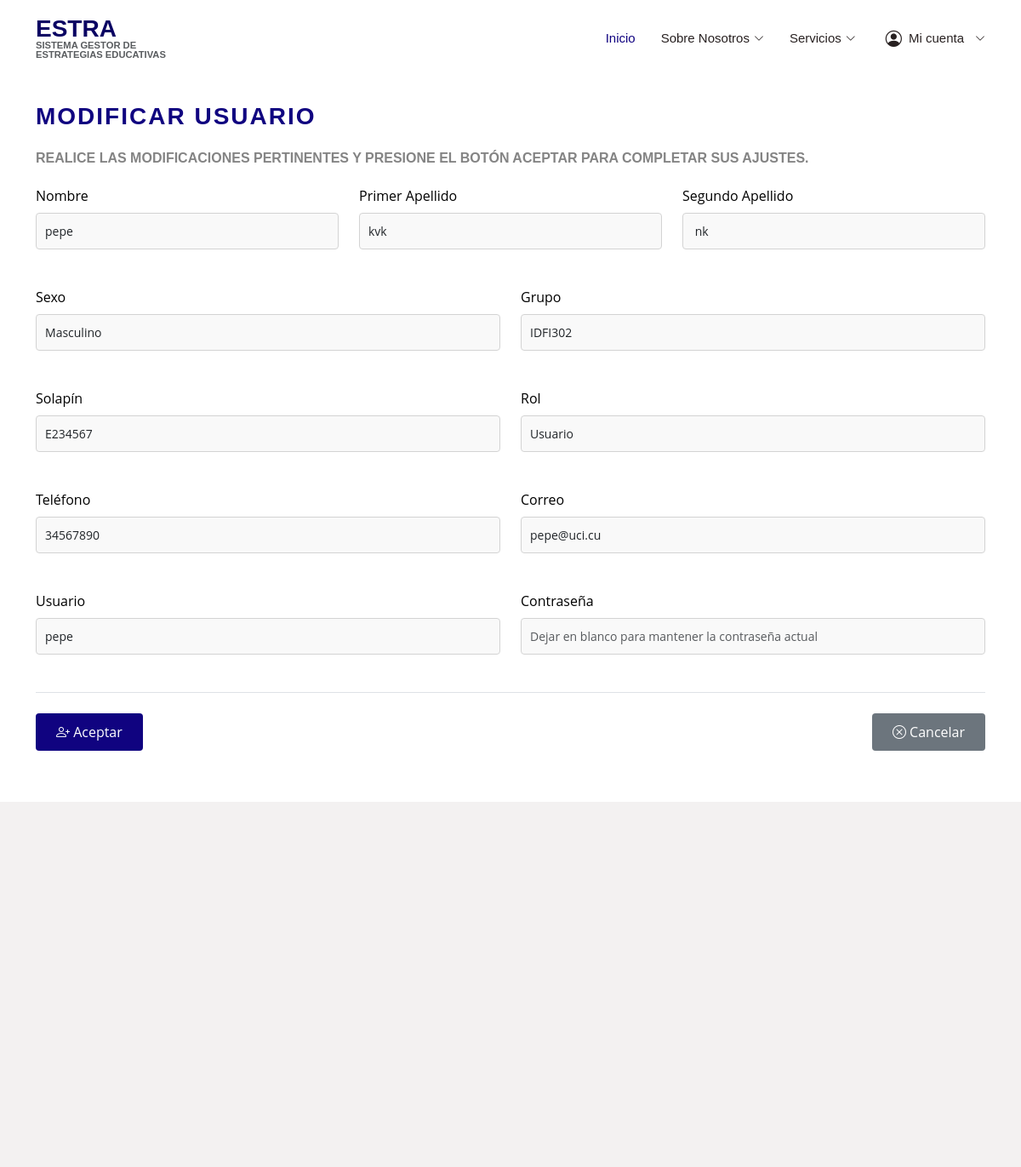
The page /p/modificar/usuario/2/ (signed in) on the database its author committed.
### usuarios/models.py (models this page shows, shortened)
class Usuario(AbstractUser):
    rol_CHOICES = [
        ('profesor_principal', 'Profesor_Principal'),
        ('usuario', 'Usuario'),
    ]
    SEXO_CHOICES = [
        ('masculino', 'Masculino'),
        ('femenino', 'Femenino'),
        ('otro', 'Otro'),
    ]
    rol = models.CharField(max_length=20, choices=rol_CHOICES)
    sexo = models.CharField(max_length=10, choices=SEXO_CHOICES)
    grupo = models.CharField(max_length=50, blank=True, null=True)
    solapin = models.CharField(max_length=10, unique=True)
    telefono = models.CharField(max_length=15, blank=True, null=True)
    second_last_name = models.CharField(max_length=50, blank=True, null=True)
    encuestas_realizadas = models.ManyToManyField(
        'encuestas.Encuesta',
        related_name='usuarios',
        blank=True
    )
    eventos = models.ManyToManyField(
        'eventos.Evento',
        related_name='usuarios',
        blank=True
    )
    def es_profesor(self):
        return self.rol == 'profesor_principal'

### grupos/models.py (models this page shows, shortened)
class Grupo(models.Model):
    ANIO_CHOICES = [
        ('primero', 'Primero'),
        ('segundo', 'Segundo'),
        ('tercero', 'Tercero'),
        ('cuarto', 'Cuarto'),
    ]
    nombre = models.CharField(max_length=50, unique=True)
    direccion = models.CharField(max_length=100)
    curso = models.CharField(max_length=20)
    anio_escolar = models.CharField(max_length=10, choices=ANIO_CHOICES)
    caracterizacion = models.TextField()
    guia = models.OneToOneField(
        'profesores.Profesor',
        on_delete=models.SET_NULL,
        null=True,
        blank=True,
        related_name='grupo_asignado'
    )
    profesores = models.ManyToManyField(
        'profesores.Profesor',
        related_name='grupos',
        blank=True
    )

### usuarios/vistas/vistas_principal.py (the view, shortened to what this page needs)
# urls.py: path('p/modificar/usuario/<int:usuario_id>/', vistas_principal.modificar_usuario, name='p_modificar_usuario'),
def modificar_usuario(request, usuario_id):
    if not request.user.is_authenticated:
        messages.error(request, "No estas autenticado.")
        return redirect("login")
    if not request.user.es_profesor():
        messages.error(request, "No tienes permiso para funcion modelo.")
        return redirect("pagina_principal")
    usuario = get_object_or_404(Usuario, id=usuario_id)
    grupos = Grupo.objects.all()
    return render(request, 'profesor_principal/modificar_usuario.html', {'usuario': usuario, 'grupos': grupos})

### templates/profesor_principal/modificar_usuario.html (shortened to what this page needs)
{% extends "base.html" %}
{% load static %}
{% block content %}
  <section id="formulario-registro" class="formulario-registro">
    <div class="container">
      <div class="section-title">
        <h2>Modificar Usuario</h2>
        <p>Realice las modificaciones pertinentes y presione el botón Aceptar para completar sus ajustes.</p>
      </div>
      <form id="form-registro" class="php-email-form" method="POST" action="{% url 'p_modificar_usuario' usuario.id %}">
        <div class="row mb-4">
          <div class="form-group col-md-4">
            <label for="nombre">Nombre</label>
            <input type="text" id="nombre" name="first_name" class="form-control" maxlength="50" required value="{{usuario.first_name}}">
          </div>
          <div class="form-group col-md-4">
            <label for="primer-apellido">Primer Apellido</label>
            <input type="text" id="primer-apellido" name="last_name" class="form-control" maxlength="50" required value="{{usuario.last_name}}">
          </div>
          <div class="form-group col-md-4">
            <label for="segundo-apellido">Segundo Apellido</label>
            <input type="text" id="segundo-apellido" name="second_last_name" class="form-control" maxlength="50" value="{{usuario.second_last_name}}">
          </div>
        </div>
        <div class="row mb-4">
          <div class="form-group col-md-6">
            <label for="sexo">Sexo</label>
            <select id="sexo" name="sexo" class="form-control" required>
              <option value="masculino" {% if usuario.sexo == 'masculino' %}selected{% endif %}>Masculino</option>
            </select>
          </div>
          <div class="form-group col-md-6">
            <label for="grupo">Grupo</label>
            <select id="grupo" name="grupo" class="form-control">
              {% for grupo in grupos %}
                <option value="{{ grupo.nombre }}" {% if usuario.grupo == grupo.nombre %}selected{% endif %}>{{ grupo.nombre }}</option>
              {% endfor %}
            </select>
          </div>
        </div>
        <div class="row mb-4">
          <div class="form-group col-md-6">
            <label for="solapin">Solapín</label>
            <input type="text" id="solapin" name="solapin" class="form-control" maxlength="10" required value="{{usuario.solapin}}">
          </div>
          <div class="form-group col-md-6">
            <label for="rol">Rol</label>
            <select id="rol" name="rol" class="form-control" required>
              <option value="usuario" {% if usuario.rol == 'usuario' %}selected{% endif %}>Usuario</option>
            </select>
          </div>
        </div>
        <div class="row mb-4">
          <div class="form-group col-md-6">
            <label for="telefono">Teléfono</label>
            <input type="tel" id="telefono" name="telefono" class="form-control" maxlength="15" required value="{{usuario.telefono}}">
          </div>
          <div class="form-group col-md-6">
            <label for="correo">Correo</label>
            <input type="email" id="correo" name="email" class="form-control" maxlength="50" required value="{{usuario.email}}">
          </div>
        </div>
        <div class="row mb-4">
          <div class="form-group col-md-6">
            <label for="user">Usuario</label>
            <input type="text" id="user" name="username" class="form-control" maxlength="20" required value="{{usuario.username}}">
          </div>
          <div class="form-group col-md-6">
            <label for="password">Contraseña</label>
            <input type="password" id="password" name="password" class="form-control" maxlength="20" placeholder="Dejar en blanco para mantener la contraseña actual">
          </div>
        </div>
        <div class="text-center mt-4 pt-4 border-top">
          <div style="display: flex; justify-content: space-between;">
            <button type="submit" id="boton-registrar-usuario" class="btn btn-primary">
              <i class="bi bi-person-plus"></i> Aceptar
            </button>
            <button type="button" id="boton-cancelar-usuario" class="btn btn-cancelar" onclick="window.history.back()">
              <i class="bi bi-x-circle"></i> Cancelar
            </button>
          </div>
        </div>
      </form>
    </div>
  </section>
{% endblock %}

### static/assets/css/style.css (style rules this page uses)
body { font-family: "Open Sans", sans-serif; color: #282121; }
h1, h2, h3, h4, h5, h6 { font-family: "Raleway", sans-serif; }
section { padding: 60px 0; overflow: hidden; }
.section-title { padding-bottom: 20px; }
.section-title h2 { font-size: clamp(12px, 2.5vw, 14px); font-weight: 500; padding: 0; line-height: 1.2; margin: 0 0 10px 0; letter-spacing: 2px; text-transform: uppercase; color: #aaaaaa; font-family: "Poppins", sans-serif; word-break: break-word; }
.section-title p { margin: 0; margin: 0; font-size: 36px; font-weight: 700; text-transform: uppercase; font-family: "Poppins", sans-serif; color: #020d19; }
#formulario-registro { background-color: #ffffff; padding: 60px 0; margin-top: 60px; }
#formulario-registro .section-title h2 { color: #100380; font-size: 28px; font-weight: 700; margin-bottom: 20px; }
#formulario-registro .section-title p { color: #848484; font-size: 16px; }
#formulario-registro .form-group { margin-bottom: 20px; }
#formulario-registro .form-group label { color: #000000; font-weight: 500; margin-bottom: 8px; display: block; }
#formulario-registro .form-control { width: 100%; padding: 10px; border: 1px solid #d3d3d3; border-radius: 4px; font-size: 14px; background-color: #f9f9f9; transition: border-color 0.3s ease; }
#formulario-registro .btn-primary { background-color: #100380; border: none; padding: 10px 24px; color: #fff; border-radius: 4px; font-size: 16px; font-weight: 500; transition: background-color 0.3s ease; }
#formulario-registro .btn-cancelar { background-color: #6c757d; border: none; padding: 10px 24px; color: #fff; border-radius: 4px; font-size: 16px; font-weight: 500; transition: background-color 0.3s ease; }
.form-control { transition: border-color 0.15s ease-in-out, box-shadow 0.15s ease-in-out; }

### rows shown on the page
Usuario: first_name "pepe", last_name "kvk", second_last_name "nk", sexo "Masculino", grupo "IDFI302", solapin "E234567", telefono "34567890", email "pepe@uci.cu", username "pepe"
